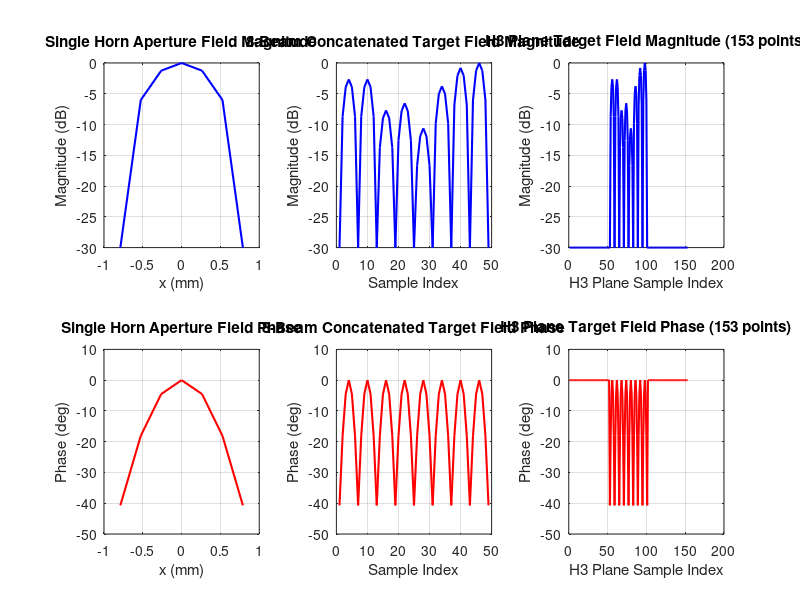

Reproduce this figure in MATLAB.
%==========================================================================
% gen_target_field.m
%
% Function: Generate the target magnetic field distribution of a power
%           divider based on 8 beam amplitude weights, and save the results
%           as data files for use by the optimization program.
%
% Principle:
%   1. Compute the magnetic field distribution at a single horn aperture (TE10 mode)
%   2. Concatenate the fields of 8 horns with weights to form the 8-way
%      power divider target pattern
%   3. Embed the target pattern into the center region of the H3 observation
%      plane (153 points)
%   4. Save the complex field, magnitude (dB), and phase to files
%
% Output files:
%   Divider_C.txt      — target field pattern (1x153 complex vector)
%   Divider_mag.txt    — target field magnitude (1x153, dB, clipped to -30 dB)
%   Divider_phase.txt  — target field phase (1x153, degrees)
%
%==========================================================================

clc;
clear;
tic;

%% ========================================================================
%  Part 1: 8-beam amplitude weight settings
%  Each weight defines the output amplitude ratio of one horn antenna.
%  Adjust manually as needed.
%% ========================================================================

% 8-beam amplitude weights (dimensionless, relative ratios)
% Left to right correspond to output ports 1 through 8
beam_weights = [1.25, 1.25, 0.7, 0.8, 0.5, 1.1, 1.55, 1.7];
%beam_weights = [1, 1, 1, 1, 1, 1, 1, 1];

n_beams = numel(beam_weights);   % number of beams = 8

%% ========================================================================
%  Part 2: Basic electromagnetic parameters
%% ========================================================================

freq_GHz = 380;
lambda   = 300 / freq_GHz * 1e-3;   % free-space wavelength (m)
beta     = 2 * pi / lambda;          % phase constant (rad/m)
j_unit   = sqrt(-1);

%% ========================================================================
%  Part 3: Single horn aperture parameters
%% ========================================================================

pts_per_lambda = 3;   % number of sample points per wavelength (sampling density)

% Number of sample points at the horn aperture (x: E-plane wide wall, y: H-plane narrow wall)
n_horn_x = 7;    % wide-wall sample points
n_horn_y = 12;   % narrow-wall sample points (only x direction is used; noted here for reference)

% Physical dimensions of the horn aperture (derived from sample count and density)
horn_width  = (n_horn_x - 1) * lambda / pts_per_lambda;   % wide-wall aperture width (m)
horn_height = (n_horn_y - 1) * lambda / pts_per_lambda;   % narrow-wall aperture height (m)

% Horn aperture coordinates (uniformly spaced, centered at origin)
x_horn = linspace(-horn_width/2, horn_width/2, n_horn_x);   % wide-wall coordinates (m)

% Horn geometry parameters
horn_length = 9 / 3.8 * 1e-3;   % horn aperture length (m)
wg_width    = 0.508e-3;          % waveguide wide-wall dimension (m)
wg_height   = 0.254e-3;          % waveguide narrow-wall dimension (m)

% Equivalent phase-center radii of curvature (for computing aperture phase distribution)
R_horn_x = horn_length / (1 - (wg_width  / horn_width));    % wide-wall equivalent radius (m)
R_horn_y = horn_length / (1 - (wg_height / horn_height));   % narrow-wall equivalent radius (m, reserved)

E0 = 377;   % initial electric field amplitude (V/m, normalized to free-space wave impedance)

%% ========================================================================
%  Part 4: Compute the magnetic field distribution at a single horn
%          aperture (TE10 mode)
%
%  Model: Hx = -(E0/377) * cos(pi*x/DH) * exp(-j*beta*x^2/(2*R))
%  Only the x direction (wide wall) is considered.
%% ========================================================================

H_horn = zeros(1, n_horn_x);
for j = 1 : n_horn_x
    x = x_horn(j);
    % Cosine amplitude distribution (TE10 mode) x spherical-wave phase (equivalent phase center)
    H_horn(j) = -E0 / 377 * cos(pi * x / horn_width) ...
                * exp(-j_unit * beta * x^2 / (2 * R_horn_x));
end

% Apply reference phase offset (-180 deg) to match the original program
H_horn = H_horn * exp(j_unit * (-180) * pi / 180);

% Magnitude (dB) and phase (degrees) of the single horn aperture field, for plotting reference
H_horn_max   = max(abs(H_horn));
H_horn_dB    = 20 * log10(abs(H_horn) / H_horn_max);
H_horn_phase = angle(H_horn) * 180 / pi;

% Clip edge points (edge values are negligible; avoids log computation anomalies)
H_horn_dB(1)         = -30;
H_horn_dB(n_horn_x)  = -30;

%% ========================================================================
%  Part 5: Concatenate 8 beams to build the target field pattern
%
%  Concatenation rule: adjacent horns share their boundary sample point.
%  Total points = n_horn_x * n_beams - (n_beams - 1)
%  Each beam field is multiplied by the corresponding amplitude weight.
%% ========================================================================

n_total = n_horn_x * n_beams - (n_beams - 1);   % total sample points after concatenation = 49

H_target_raw = zeros(1, n_total);   % concatenated target field pattern (complex)

for b = 1 : n_beams
    % Starting index of beam b in the concatenated array
    start_idx = (b - 1) * (n_horn_x - 1) + 1;
    for j = 1 : n_horn_x
        H_target_raw(start_idx + j - 1) = H_horn(j) * beam_weights(b);
    end
end

% Magnitude (dB) and phase (degrees) of the concatenated field
H_raw_max   = max(abs(H_target_raw));
H_raw_dB    = 20 * log10(abs(H_target_raw) / H_raw_max);
H_raw_dB    = max(H_raw_dB, -30);
H_raw_phase = angle(H_target_raw) * 180 / pi;

%% ========================================================================
%  Part 6: Embed the target field pattern into the center of the H3
%          observation plane (153 points)
%
%  The H3 observation plane has 153 sample points. The target pattern
%  (49 points) is placed at the center; both ends are zero-padded,
%  indicating no target field requirement at the observation plane edges.
%% ========================================================================

n3x = 153;   % total sample points on H3 observation plane (consistent with calc_H_field.m)

H_target = zeros(1, n3x);   % initialized to all zeros (no target field at edges)

% Compute the starting index for center-aligned embedding
offset = (n3x - n_total) / 2;   % number of zero-padded points on the left
for j = 1 : n_total
    H_target(offset + j) = H_target_raw(j);
end

% Magnitude (dB) and phase (degrees) of the embedded target field
H_target_max   = max(abs(H_target));
H_target_dB    = 20 * log10(abs(H_target) / H_target_max);
H_target_dB    = max(H_target_dB, -30);
H_target_phase = angle(H_target) * 180 / pi;

%% ========================================================================
%  Part 7: Preview plot
%% ========================================================================

figure(1);

subplot(2, 3, 1);
plot(x_horn * 1e3, H_horn_dB, 'b', 'LineWidth', 1.5);
xlabel('x (mm)');
ylabel('Magnitude (dB)');
title('Single Horn Aperture Field Magnitude');
grid on;

subplot(2, 3, 4);
plot(x_horn * 1e3, H_horn_phase, 'r', 'LineWidth', 1.5);
xlabel('x (mm)');
ylabel('Phase (deg)');
title('Single Horn Aperture Field Phase');
grid on;

subplot(2, 3, 2);
plot(H_raw_dB, 'b', 'LineWidth', 1.5);
xlabel('Sample Index');
ylabel('Magnitude (dB)');
title('8-Beam Concatenated Target Field Magnitude');
grid on;

subplot(2, 3, 5);
plot(H_raw_phase, 'r', 'LineWidth', 1.5);
xlabel('Sample Index');
ylabel('Phase (deg)');
title('8-Beam Concatenated Target Field Phase');
grid on;

subplot(2, 3, 3);
plot(H_target_dB, 'b', 'LineWidth', 1.5);
xlabel('H3 Plane Sample Index');
ylabel('Magnitude (dB)');
title('H3 Plane Target Field Magnitude (153 points)');
grid on;

subplot(2, 3, 6);
plot(H_target_phase, 'r', 'LineWidth', 1.5);
xlabel('H3 Plane Sample Index');
ylabel('Phase (deg)');
title('H3 Plane Target Field Phase (153 points)');
grid on;

%% ========================================================================
%  Part 8: Save data files
%% ========================================================================

dlmwrite('Divider_C.txt',     H_target,       'delimiter', ' ', 'precision', 4);
dlmwrite('Divider_mag.txt',   H_target_dB,    'delimiter', ' ', 'precision', 4);
dlmwrite('Divider_phase.txt', H_target_phase, 'delimiter', ' ', 'precision', 4);

fprintf('Target field pattern saved:\n');
fprintf('  Divider_C.txt      — complex field (1x%d)\n', n3x);
fprintf('  Divider_mag.txt    — magnitude (dB)\n');
fprintf('  Divider_phase.txt  — phase (degrees)\n');

toc;
